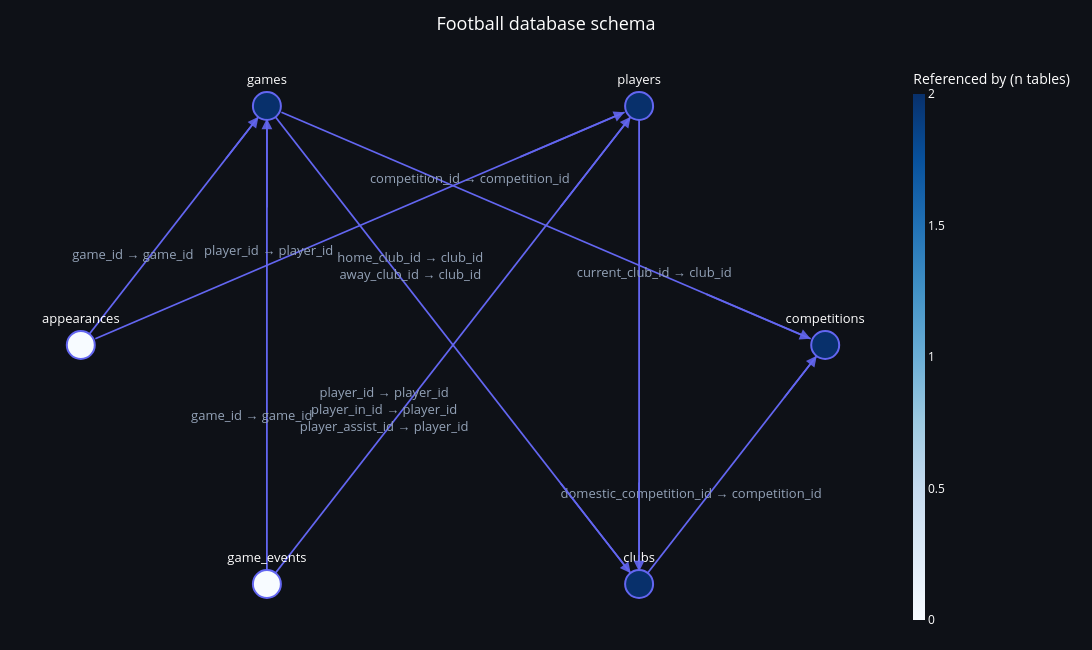

Notebook code for this chart:
### Markdown cell above
<div class="alert alert-block alert-success">

# First lets see the connections 
## here we can have a better understanding of cross-table metrics

### Code cell
database_diagram=schema_diagram(run_query_fn=run_query,
                                layout='circular',
                                edge_labels='always',
                                title='Football database schema',
                                edge_label_font_size=13
                                )

database_diagram

### Figure 1 — Plotly figure (JSON) as saved in the notebook; plotly's stock layout.template omitted (floating-point values rounded to 4 significant figures)
{"data": [{"hoverinfo": "none", "line": {"color": "#6366F1", "width": 1.8}, "mode": "lines", "type": "scatter", "x": [0.5, 0.5, null, -0.4609, 0.9609, null, -0.4775, 0.4775, null, -0.9775, -0.5225, null, -0.9609, 0.4609, null, -0.5, -0.5, null, -0.4775, 0.4775, null, 0.5225, 0.9775, null], "y": [0.8209, -0.8209, null, 0.8435, 0.02255, null, 0.827, -0.827, null, 0.03905, 0.827, null, 0.02255, 0.8435, null, -0.8209, 0.8209, null, -0.827, 0.827, null, -0.827, -0.03905, null]}, {"hoverlabel": {"bgcolor": "#1e1e2e", "font": {"size": 13}}, "hovertemplate": ["<b>players</b> → <b>clubs</b><br><span style='color:#94A3B8'>current_club_id → club_id</span><extra></extra>", "<b>games</b> → <b>competitions</b><br><span style='color:#94A3B8'>competition_id → competition_id</span><extra></extra>", "<b>games</b> → <b>clubs</b><br><span style='color:#94A3B8'>home_club_id → club_id<br>away_club_id → club_id</span><extra></extra>", "<b>appearances</b> → <b>games</b><br><span style='color:#94A3B8'>game_id → game_id</span><extra></extra>", "<b>appearances</b> → <b>players</b><br><span style='color:#94A3B8'>player_id → player_id</span><extra></extra>", "<b>game_events</b> → <b>games</b><br><span style='color:#94A3B8'>game_id → game_id</span><extra></extra>", "<b>game_events</b> → <b>players</b><br><span style='color:#94A3B8'>player_id → player_id<br>player_in_id → player_id<br>player_assist_id → player_id</span><extra></extra>", "<b>clubs</b> → <b>competitions</b><br><span style='color:#94A3B8'>domestic_competition_id → competition_id</span><extra></extra>"], "mode": "text", "text": ["current_club_id → club_id", "competition_id → competition_id", "home_club_id → club_id<br>away_club_id → club_id", "game_id → game_id", "player_id → player_id", "game_id → game_id", "player_id → player_id<br>player_in_id → player_id<br>player_assist_id → player_id", "domestic_competition_id → competition_id"], "textfont": {"color": "#94A3B8", "size": 13}, "type": "scatter", "x": [0.5406, 0.04529, -0.1149, -0.8601, -0.4953, -0.5406, -0.1851, 0.6399], "y": [0.2598, 0.5981, 0.2801, 0.3234, 0.3383, -0.2598, -0.2395, -0.5426]}, {"hoverlabel": {"bgcolor": "#1e1e2e", "font": {"size": 12}}, "hovertemplate": ["<b>competitions</b><br>Referenced by 2 table(s)<br>References 0 table(s)<br>──────────────────<br>competition_id  (character varying(4))<br>name  (character varying(64))<br>type  (character varying(32))<br>country_name  (character varying(16))<extra></extra>", "<b>players</b><br>Referenced by 2 table(s)<br>References 1 table(s)<br>──────────────────<br>player_id  (integer)<br>current_club_id  (integer)<br>player_code  (character varying(64))<br>country_of_birth  (character varying(32))<br>city_of_birth  (character varying(64))<br>country_of_citizenship  (character varying(32))<br>date_of_birth  (date)<br>sub_position  (character varying(32))<br>position  (character varying(16))<br>foot  (character varying(8))<br>height_in_cm  (integer)<br>contract_expiration_date  (date)<extra></extra>", "<b>games</b><br>Referenced by 2 table(s)<br>References 2 table(s)<br>──────────────────<br>game_id  (integer)<br>competition_id  (character varying(4))<br>season  (integer)<br>date  (date)<br>home_club_id  (integer)<br>away_club_id  (integer)<br>home_club_goals  (integer)<br>away_club_goals  (integer)<br>stadium  (character varying(64))<br>attendance  (integer)<extra></extra>", "<b>appearances</b><br>Referenced by 0 table(s)<br>References 2 table(s)<br>──────────────────<br>appearance_id  (character varying(16))<br>game_id  (integer)<br>player_id  (integer)<br>yellow_cards  (integer)<br>red_cards  (integer)<br>goals  (integer)<br>assists  (integer)<br>minutes_played  (integer)<extra></extra>", "<b>game_events</b><br>Referenced by 0 table(s)<br>References 2 table(s)<br>──────────────────<br>game_event_id  (integer)<br>game_id  (integer)<br>minute  (integer)<br>type  (character varying(16))<br>player_id  (integer)<br>player_in_id  (integer)<br>player_assist_id  (integer)<extra></extra>", "<b>clubs</b><br>Referenced by 2 table(s)<br>References 1 table(s)<br>──────────────────<br>club_id  (integer)<br>name  (character varying(64))<br>domestic_competition_id  (character varying(4))<br>squad_size  (integer)<br>foreigners_number  (integer)<br>national_team_players  (integer)<br>stadium_name  (character varying(64))<br>stadium_seats  (integer)<br>net_transfer_record  (character varying(16))<br>numeric_net_transfer_record  (numeric)<extra></extra>"], "marker": {"color": [2, 2, 2, 0, 0, 2], "colorbar": {"bgcolor": "rgba(0,0,0,0)", "outlinewidth": 0, "thickness": 12, "tickfont": {"color": "white"}, "title": {"font": {"color": "white"}, "text": "Referenced by (n tables)"}}, "colorscale": [[0, "rgb(247,251,255)"], [0.125, "rgb(222,235,247)"], [0.25, "rgb(198,219,239)"], [0.375, "rgb(158,202,225)"], [0.5, "rgb(107,174,214)"], [0.625, "rgb(66,146,198)"], [0.75, "rgb(33,113,181)"], [0.875, "rgb(8,81,156)"], [1, "rgb(8,48,107)"]], "line": {"color": "#6366F1", "width": 2}, "showscale": true, "size": 28}, "mode": "markers+text", "text": ["competitions", "players", "games", "appearances", "game_events", "clubs"], "textfont": {"color": "white", "size": 13}, "textposition": "top center", "type": "scatter", "x": [1, 0.5, -0.5, -1.0, -0.5, 0.5], "y": [2.45e-08, 0.866, 0.866, -6.292e-08, -0.866, -0.866]}], "layout": {"annotations": [{"arrowcolor": "#6366F1", "arrowhead": 2, "arrowsize": 1.2, "arrowwidth": 1.8, "ax": 0.5, "axref": "x", "ay": -0.4926, "ayref": "y", "opacity": 0.9, "showarrow": true, "text": "", "x": 0.5, "xref": "x", "y": -0.8209, "yref": "y"}, {"arrowcolor": "#6366F1", "arrowhead": 2, "arrowsize": 1.2, "arrowwidth": 1.8, "ax": 0.6766, "axref": "x", "ay": 0.1867, "ayref": "y", "opacity": 0.9, "showarrow": true, "text": "", "x": 0.9609, "xref": "x", "y": 0.02255, "yref": "y"}, {"arrowcolor": "#6366F1", "arrowhead": 2, "arrowsize": 1.2, "arrowwidth": 1.8, "ax": 0.2865, "axref": "x", "ay": -0.4962, "ayref": "y", "opacity": 0.9, "showarrow": true, "text": "", "x": 0.4775, "xref": "x", "y": -0.827, "yref": "y"}, {"arrowcolor": "#6366F1", "arrowhead": 2, "arrowsize": 1.2, "arrowwidth": 1.8, "ax": -0.6135, "axref": "x", "ay": 0.6694, "ayref": "y", "opacity": 0.9, "showarrow": true, "text": "", "x": -0.5225, "xref": "x", "y": 0.827, "yref": "y"}, {"arrowcolor": "#6366F1", "arrowhead": 2, "arrowsize": 1.2, "arrowwidth": 1.8, "ax": 0.1766, "axref": "x", "ay": 0.6793, "ayref": "y", "opacity": 0.9, "showarrow": true, "text": "", "x": 0.4609, "xref": "x", "y": 0.8435, "yref": "y"}, {"arrowcolor": "#6366F1", "arrowhead": 2, "arrowsize": 1.2, "arrowwidth": 1.8, "ax": -0.5, "axref": "x", "ay": 0.4926, "ayref": "y", "opacity": 0.9, "showarrow": true, "text": "", "x": -0.5, "xref": "x", "y": 0.8209, "yref": "y"}, {"arrowcolor": "#6366F1", "arrowhead": 2, "arrowsize": 1.2, "arrowwidth": 1.8, "ax": 0.2865, "axref": "x", "ay": 0.4962, "ayref": "y", "opacity": 0.9, "showarrow": true, "text": "", "x": 0.4775, "xref": "x", "y": 0.827, "yref": "y"}, {"arrowcolor": "#6366F1", "arrowhead": 2, "arrowsize": 1.2, "arrowwidth": 1.8, "ax": 0.8865, "axref": "x", "ay": -0.1966, "ayref": "y", "opacity": 0.9, "showarrow": true, "text": "", "x": 0.9775, "xref": "x", "y": -0.03905, "yref": "y"}], "height": 650, "hovermode": "closest", "margin": {"b": 20, "l": 20, "r": 20, "t": 60}, "paper_bgcolor": "#0e1117", "plot_bgcolor": "#0e1117", "showlegend": false, "title": {"font": {"color": "white", "size": 18}, "text": "Football database schema", "x": 0.5}, "width": 1400, "xaxis": {"showgrid": false, "showticklabels": false, "zeroline": false}, "yaxis": {"showgrid": false, "showticklabels": false, "zeroline": false}}}
